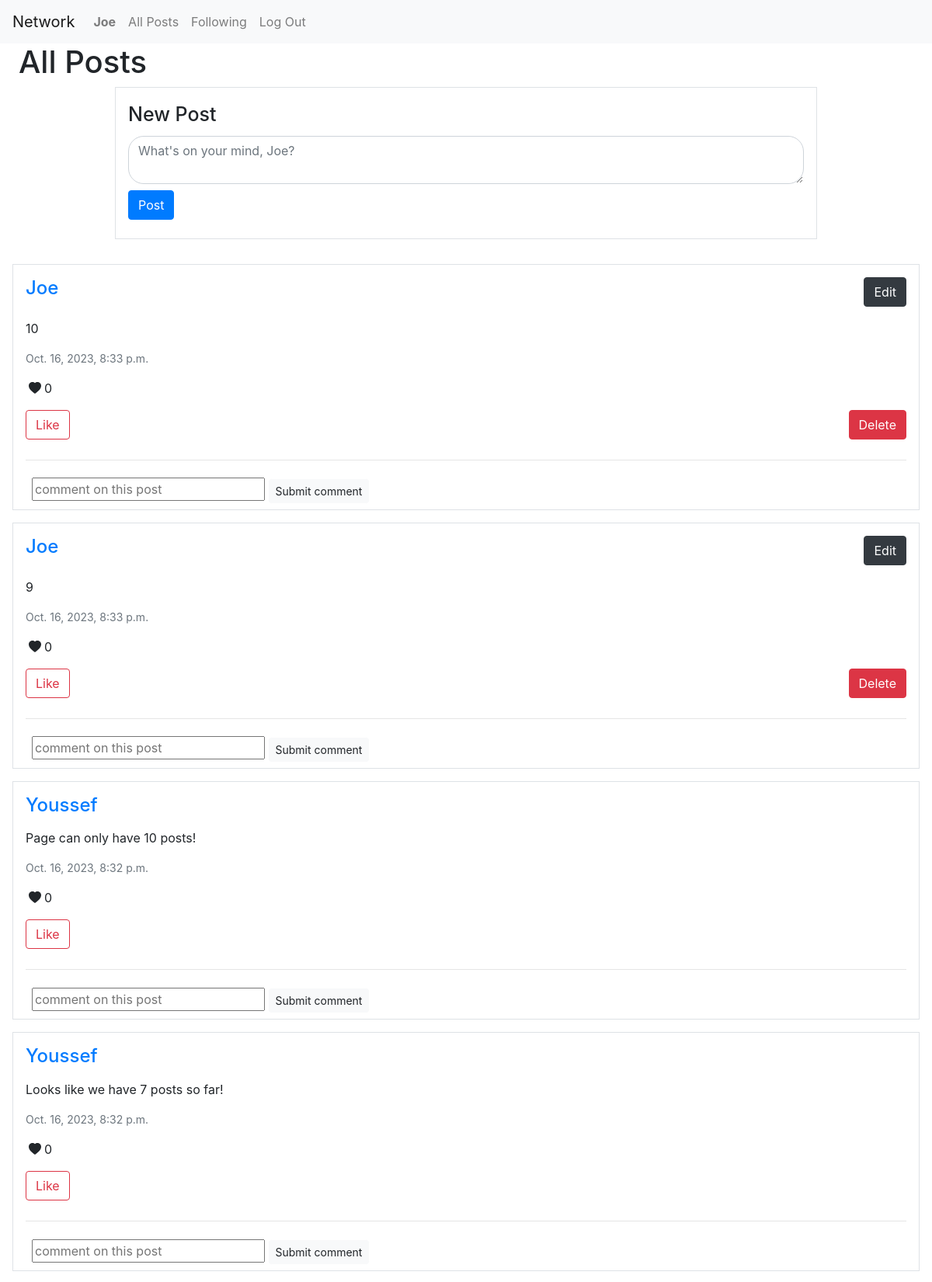
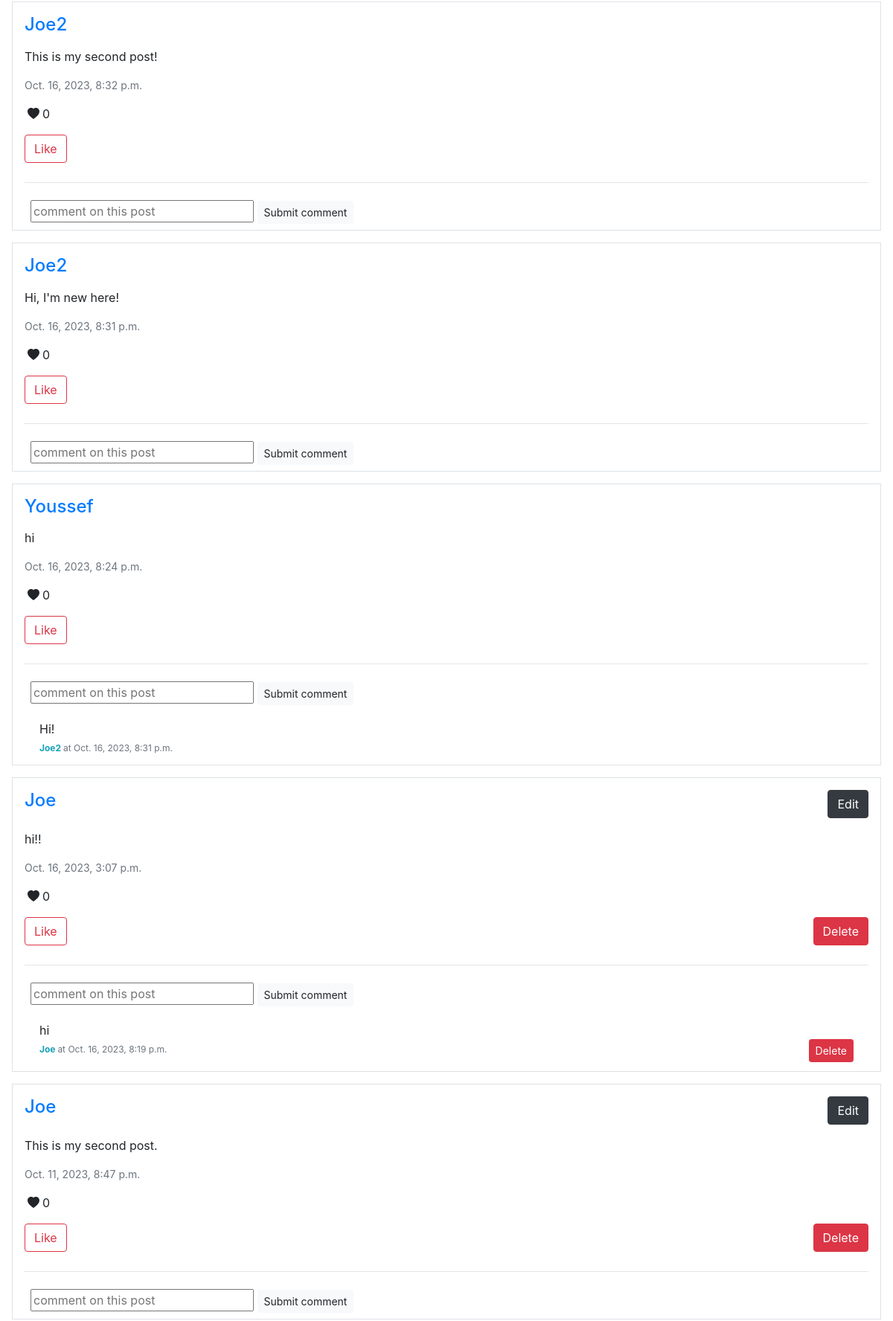
/ (signed in, upper part), run on the app's committed database (2 pictures, top to bottom).
### network/models.py (models this page shows, shortened)
class User(AbstractUser):
    pass

class Post(models.Model):
    user = models.ForeignKey(User, on_delete=models.CASCADE, related_name="post_user")
    content = models.CharField(max_length=600)
    created_at = models.DateTimeField(auto_now_add=True)
    edited_at = models.DateTimeField(auto_now=True)
    likes = models.IntegerField(default = '0')

class Comment(models.Model):
    writer = models.ForeignKey(User, on_delete=models.CASCADE, blank=True, null=True, related_name="commentWriter")
    post = models.ForeignKey(Post, on_delete=models.CASCADE, blank=True, null=True, related_name="postComments")
    comment = models.CharField(max_length=600)
    created_at = models.DateTimeField(auto_now_add=True)

### network/views.py (the view)
# urls.py: path("", views.index, name="index"),
def index(request):
    posts = Post.objects.all().order_by("id").reverse()
    p = Paginator(posts, 10)
    number_of_pages = p.page_range
    current_page = request.GET.get('page')
    page_posts = p.get_page(current_page)
    current_user = request.user
    likes = Like.objects.all()
    liked_posts = []
    for like in likes:
        if like.user.id == current_user.id:
            liked_posts.append(like.post.id)
    comments = Comment.objects.all().order_by("id").reverse()
    return render(request, "network/index.html", {
        "posts" : page_posts,
        "number_of_pages" : number_of_pages,
        "current_page" : current_page,
        "liked_posts" : liked_posts,
        "comments": comments,
    })

### network/templates/network/index.html (shortened to what this page needs)
{% extends "network/layout.html" %}
{% load static %}
{% block body %}
    <h1 class="mx-4">All Posts</h1>
    <div class="d-flex flex-column align-items-center">
        <section class="new-post" style="width: 1000px;">
            {% if user.is_authenticated %}
            <form action="{% url 'post' %}" method="POST">
                <div class="form-group mx-5 border p-3">
                    <label for="post" style = "font-weight:450; font-size:25px">New Post</label>
                    <textarea class="form-control" name="post-content" id="post" rows="2" style="border-radius: 20px;" placeholder="What's on your mind, {{ user }}?" ></textarea>
                    <button class="btn btn-primary my-2" type="submit">Post</button>
                </div>
            </form>
            {% endif %}
        </section>
        <section class="all-posts" style="width: 1200px;">
            {% for post in posts %}
            <div class="border mx-3 px-3 mt-3" id="post_{{ post.id }}">
                <div class="d-flex justify-content-between">
                    <div>
                        <h4 class="my-3"><a style="text-decoration: none;" href="{% url 'profile' user_id=post.user.id %}">{{ post.user }}</a></h4>
                    </div>
                    <div class="my-3">
                        {% if user.is_authenticated %}
                            {% if user == post.user %}
                                <div>
                                    <a href="" type="submit" class="btn btn-dark" style="text-decoration: none;"
                                    data-toggle="modal" data-target="#edit_{{ post.id }}">Edit</a>
                                </div>
                            {% endif %}
                        {% endif %}
                    </div>
                </div>
                <p id="content_{{ post.id }}">{{ post.content }}</p>
                <p class="text-muted" style="font-size: 14px;"> {{ post.created_at }} </p>
                <div class="d-flex">
                    <svg class="my-1 mx-1" xmlns="http://www.w3.org/2000/svg" width="16" height="16" fill="currentColor" class="bi bi-heart-fill" viewBox="0 0 16 16">
                        <path fill-rule="evenodd" d="M8 1.314C12.438-3.248 23.534 4.735 8 15-7.534 4.736 3.562-3.248 8 1.314z"/>
                      </svg> <p id="post_likes_{{ post.id }}">{{ post.likes }}</p>
                </div>
                <div class="d-flex justify-content-between">
                    <div class="d-flex">
                        <div>
                            {% if user.is_authenticated %}
                                {% if post.id not in liked_posts %}
                                <button type="submit" class="btn btn-outline-danger" id="like_{{ post.id }}" style="margin-bottom: 10px;" onclick="like({{ post.id }}, {{ liked_posts }})">
                                Like
                                </button>
                                {% else %}
                                <button type="submit" class="btn btn-outline-danger" id="like_{{ post.id }}" style="margin-bottom: 10px;" onclick="like({{ post.id }}, {{ liked_posts }})">
                                Unlike
                                </button>
                                {% endif %}
                            {% endif %}
                        </div>
                 </div>
                    <div>
                        {% if user == post.user %}
                        <button type="submit" class="btn btn-danger" onclick="delete_post({{ post.id }})">Delete</button>
                        {% endif %}
                    </div>
                </div>
                <hr>
                <div class="mx-2">
                    {% if user.is_authenticated %}
                    <div>
                        <form action="{% url 'comment' post_id=post.id %}" method="POST">
                          <input type="text" name="comment" placeholder="comment on this post" style="width: 300px;">
                          <button type="submit" class="btn btn-light btn-sm my-2">Submit comment</button>
                        </form>
                    </div>
                    {% endif %}
                </div>
                <div>
                    <ul class="list-group list-group-flush">
                      {% for comment in comments %}
                      {% if comment.post.id == post.id %}
                      <li class="list-group-item" id="comment_{{ comment.id }}" style="list-style-type: none;">{{ comment.comment }}
                        <br>
                        <div class="d-flex justify-content-between">
                            <div>
                                <p class="text-info" style="font-size: 12px; display: inline; font-weight: bold;">{{ comment.writer }} </p>
                                <span class="card-subtitle mb-2 text-muted" style="font-size: 12px; display: inline;">at {{ comment.created_at }}</span>
                            </div>
                            <div>
                                {% if user == comment.writer %}
                                <button type="submit" class="btn btn-danger btn-sm" id="comment_delete" onclick="delete_comment({{ comment.id }})">Delete</button>
                                {% endif %}
                            </div>
                        </div>
                      </li>
                      {% endif %}
                      {% endfor %}
                    </ul>
                  </div>
            </div>
        {% endfor %}
        </section>
    </div>
{% endblock %}

### network/templates/network/layout.html (shortened to what this page needs)
{% load static %}
<!DOCTYPE html>
<html lang="en">
    <head>
        <link rel="stylesheet" href="https://cdn.jsdelivr.net/npm/bootstrap@4.0.0/dist/css/bootstrap.min.css">
        <link href="{% static 'network/styles.css' %}" rel="stylesheet">
    </head>
    <body>
        <nav class="navbar navbar-expand-lg navbar-light bg-light">
            <a class="navbar-brand" href="{% url 'index' %}">Network</a>
            <div>
              <ul class="navbar-nav mr-auto">
                {% if user.is_authenticated %}
                    <li class="nav-item">
                        <a class="nav-link" href="{% url 'profile' user_id=user.id %}"><strong>{{ user.username }}</strong></a>
                    </li>
                {% endif %}
                <li class="nav-item">
                  <a class="nav-link" href="{% url 'index' %}">All Posts</a>
                </li>
                {% if user.is_authenticated %}
                    <li class="nav-item">
                        <a class="nav-link" href="{% url 'following' username=user.username %}">Following</a>
                    </li>
                    <li class="nav-item">
                        <a class="nav-link" href="{% url 'logout' %}">Log Out</a>
                    </li>
                {% endif %}
              </ul>
            </div>
          </nav>
        <div class="body">
            {% block body %}
            {% endblock %}
        </div>
    </body>
</html>

### network/static/network/styles.css (style rules this page uses)
a { text-decoration: none; }

### data on the page
User: username "Joe", post-content "What's on your mind, Joe?"
Post: user "Joe", content "10", created_at "Oct. 16, 2023, 8:33 p.m.", likes "0"
Post: user "Joe", content "9", created_at "Oct. 16, 2023, 8:33 p.m.", likes "0"
Post: user "Youssef", content "Page can only have 10 posts!", created_at "Oct. 16, 2023, 8:32 p.m.", likes "0"
Post: user "Youssef", content "Looks like we have 7 posts so far!", created_at "Oct. 16, 2023, 8:32 p.m.", likes "0"
Post: user "Joe2", content "This is my second post!", created_at "Oct. 16, 2023, 8:32 p.m.", likes "0"
Post: user "Joe2", content "Hi, I'm new here!", created_at "Oct. 16, 2023, 8:31 p.m.", likes "0"
Post: user "Youssef", content "hi", created_at "Oct. 16, 2023, 8:24 p.m.", likes "0"
Comment: comment "Hi!", writer "Joe2", created_at "Oct. 16, 2023, 8:31 p.m."
Post: user "Joe", content "hi!!", created_at "Oct. 16, 2023, 3:07 p.m.", likes "0"
Comment: comment "hi", writer "Joe", created_at "Oct. 16, 2023, 8:19 p.m."
Post: user "Joe", content "This is my second post.", created_at "Oct. 11, 2023, 8:47 p.m.", likes "0"
